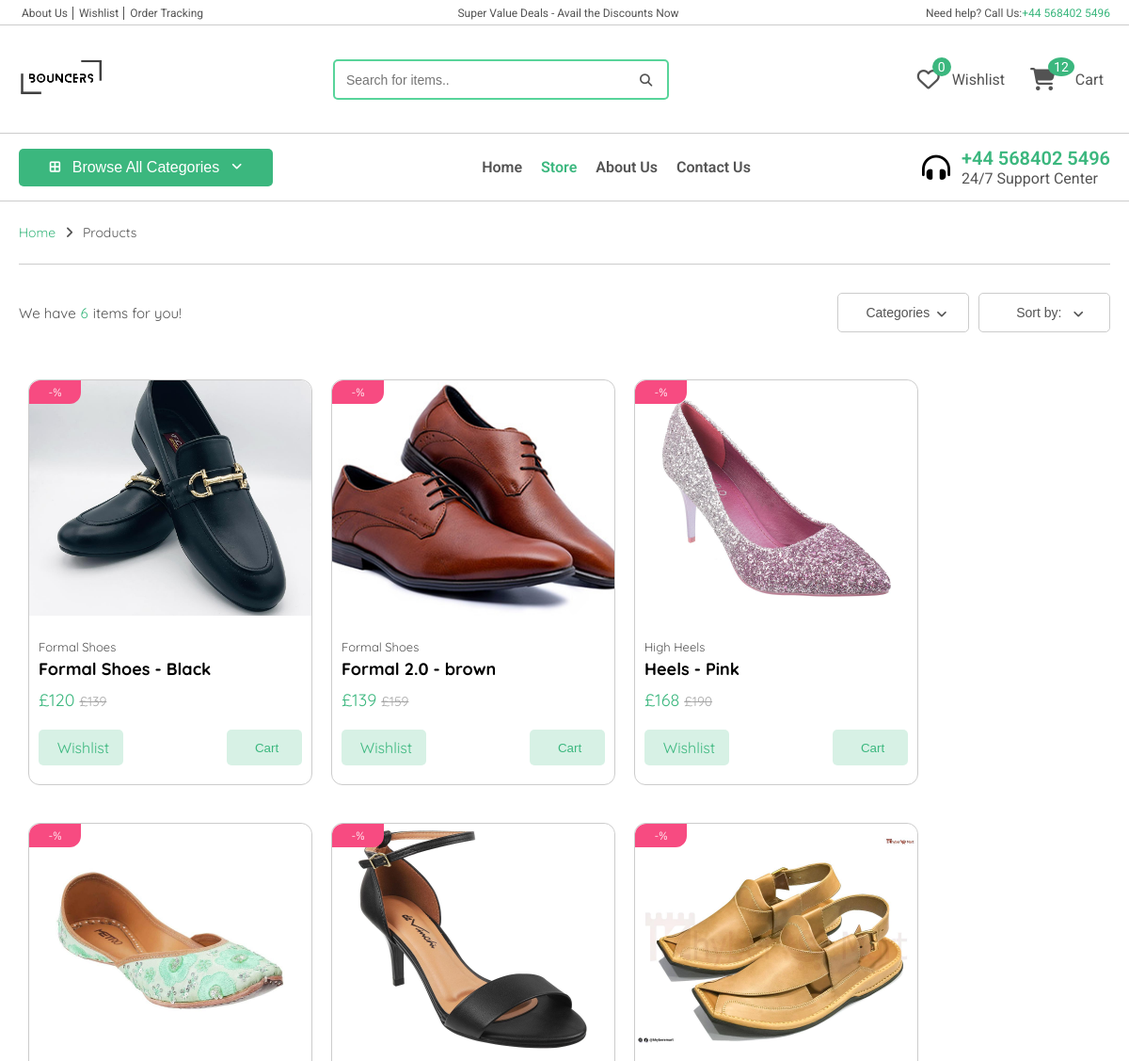
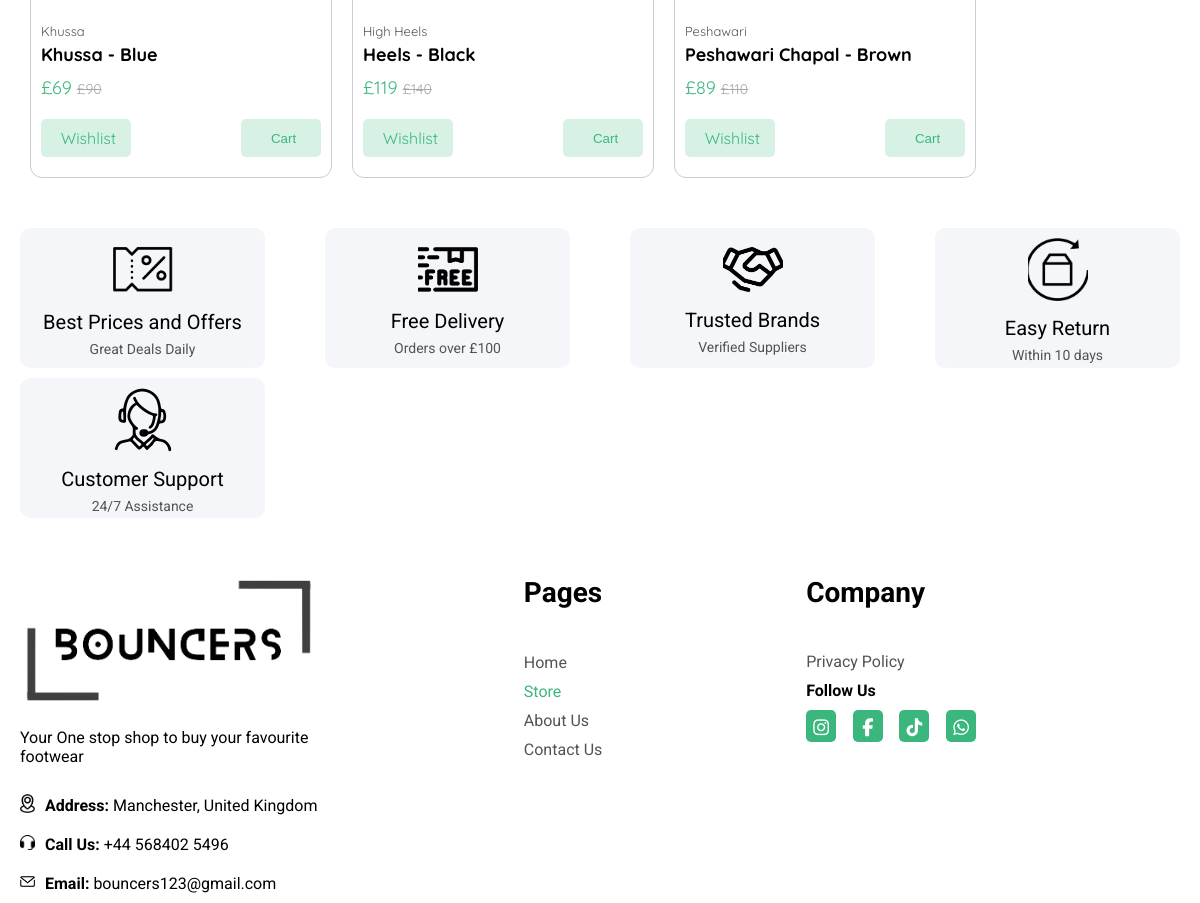
The page /store/ (signed in) on the database its author committed (2 pictures, top to bottom).
### store/models.py (models this page shows, shortened)
class Product(models.Model):
    name = models.CharField(max_length=200, null=True)
    price = models.IntegerField(null=True)
    oldprice = models.IntegerField(null=True)
    color = models.CharField(max_length=50, null=True)
    picture = models.ImageField(upload_to='product_images/', null=True, blank=True)
    digital = models.BooleanField(default=False, null=True, blank=False)
    GENDER = (
        ('Men','Men'),
        ('Women', 'Women')
    )
    gender = models.CharField(max_length=10, null=True, choices=GENDER)
    CATEGORY = (
        ('Formal Shoes', 'Formal Shoes'),
        ('Peshawari', 'Peshawari'),
        ('Loafers', 'Loafers'),
        ('Khussa', 'Khussa'),
        ('High Heels', 'High Heels'),
    )
    category = models.CharField(max_length=200, null=True, choices=CATEGORY)
    AVAILABILITY = (
        ('In Stock', 'In Stock'),
        ('Out of Stock', 'Out of Stock')
    )
    availability = models.CharField(max_length=200, null=True, choices=AVAILABILITY)
    date_created = models.DateTimeField(auto_now_add=True, null=True)
    @property
    def imageURL(self):
        try:
            url = self.picture.url
        except:
            url = ''
        return url

### store/views.py (the view)
# urls.py: path('', include('store.urls'))
def store(request):
    data = cartData(request)
    cartItems = data['cartItems']
    order = data['order']
    items = data['items']
    products = Product.objects.all()
    product = Product.objects.all()
    totalproducts = product.count()
    category_filter = request.GET.get('category', None)
    if category_filter == 'all_cats':
        pass
    elif category_filter == 'loafers':
        product = product.filter(category='Loafers')
    elif category_filter == 'peshawari':
        product = product.filter(category='Peshawari')
    elif category_filter == 'formal':
        product = product.filter(category='Formal Shoes')
    elif category_filter == 'khussa':
        product = product.filter(category='Khussa')
    elif category_filter == 'heels':
        product = product.filter(category='High Heels')
    context = {'products':products, 'cartItems':cartItems,'product':product, 'totalproducts':totalproducts,}
    return render(request, 'store/store.html', context)

### store/models.py (called while the page is built)
    @property
    def get_cart_items(self):
        orderitems = self.orderitem_set.all()
        total = sum([item.quantity for item in orderitems])
        return total

### store/utils.py (called while the page is built)
def cartData(request):
    if request.user.is_authenticated:
        customer = request.user.customer
        order, created = Order.objects.get_or_create(customer=customer, complete=False)
        items = order.orderitem_set.all()
        cartItems = order.get_cart_items
    else:
        cookieData = cookieCart(request)
        cartItems = cookieData['cartItems']
        order = cookieData['order']
        items = cookieData['items']
    return {'cartItems':cartItems, 'order':order, 'items':items}

### store/templates/store/store.html (shortened to what this page needs)
{% extends "store/main.html" %}
{% load static %}
{% block content %}
<link rel="stylesheet" href="{% static '/css/products.css' %}">
<link rel="stylesheet" href="{% static '/css/colors.css' %}">
<link rel="stylesheet" href="https://cdnjs.cloudflare.com/ajax/libs/font-awesome/6.5.1/css/all.min.css" />
<link rel='stylesheet' href='https://cdn-uicons.flaticon.com/2.1.0/uicons-regular-straight/css/uicons-regular-straight.css'>
<link rel='stylesheet' href='https://cdn-uicons.flaticon.com/2.1.0/uicons-regular-straight/css/uicons-regular-straight.css'>
<div class="productcontainer">
    <div class="pagetop">
        <a href='/' class="pageinfolight">
            Home
        </a>
        <i class="pageinfoicon fa-solid fa-angle-right"></i>
        <p class="pageinfoaddress">
            Products
        </p>
    </div>
    <div class="productcontmain">
        <div class="productmain-top">
            <div class="productmaintop-total">
                We have <p class='green'>{{totalproducts}} </p> items for you!
            </div>
            <div class="productmaintop-drop">
                <div class="productmaindrop-down">
                    <button class="dropbtn-pro">
                        <p>Categories</p>
                        <i class="pro fa-solid fa-angle-down"></i>
                    </button>
                </div>
                <div class="productmaindrop-down">
                    <div class="productmaindrop-down">
                        <button class="dropbtn-pro">
                            <p class='sorting'>Sort by:</p>
                            <i class="pro fa-solid fa-angle-down"></i>
                        </button>
                    </div>
                </div>
            </div>
        </div>
        <div class="productimp-main">
            <div class="productimpmain-top" id='product-items'>
                {% for product in products %}
                <div class="productbox">
                    <div class="productbox-top">
                        <div class="productboxtop-image">
                            <a href="#"><img class='product-img' src="{{product.imageURL}}" alt=""></a>
                        </div>
                        <div class="productboxtop-off">
                            -{{product.percentoff|floatformat:0 }}%
                        </div>
                    </div>
                    <div class="productbox-bot">
                        <div class="productboxbot-text">
                            <div class="productboxtext-category">
                                {{product.category}}
                            </div>
                            <div class="productboxtext-name">
                                <a href="#" class="productboxname-link">
                                    {{product.name}} - {{product.color}}
                                </a>
                            </div>
                            <div class="productboxtext-price">
                                <div class="productboxprice-new">
                                    £{{product.price}}
                                </div>
                                <div class="productboxprice-old">
                                    £{{product.oldprice}}
                                </div>
                            </div>
                        </div>
                        <div class="productboxbot-buttons">
                            <a href='#' class='productbox-btn' >
                                <p class="productboxbtn-text">Wishlist</p>
                            </a>
                            <button data-product={{product.id}} data-action='add' class='productbox-btn update-cart' >
                                <p class="productboxbtn-text">Cart</p>
                            </button>
                        </div>
                    </div>
                </div>
                {% endfor %}
            </div>
        </div>
    </div>
</div>
{% endblock content %}

### static/css/navbar.css (style rules this page uses)
body { margin: 0; padding: 0; }

### static/css/colors.css (style rules this page uses)
:root { --color-font:rgb(83, 83, 83); --color-line:rgb(204, 204, 204); --color-primary:#3bb77e; }

### static/css/products.css (style rules this page uses)
.productcontainer { display: flex; flex-direction: column; justify-content: center; font-family: "Quicksand", sans-serif; padding: 0px 20px; }
.pagetop { display: flex; align-items: center; font-size: 14px; padding: 10px 0px; border-bottom: 1px solid var(--color-line); margin-bottom: 20px; }
.pagetop .pageinfolight, .pageinfoicon { margin-right: 10px; }
.pagetop .pageinfolight { color: var(--color-primary); text-decoration: none; transition: 0.4s; }
.pagetop i, .pageinfoaddress { color: var(--color-font); }
.productcontmain { display: flex; flex-direction: column; justify-content: center; align-items: center; width: 100%; }
.productcontmain .productmain-top { display: flex; width: 100%; justify-content: space-between; margin: 10px 0px; }
.productmain-top .productmaintop-total { width: 300px; display: flex; align-items: center; color: var(--color-font); font-size: 15px; }
.productmaintop-total .green { color: var(--color-primary); margin: 0px 5px; }
.productmain-top .productmaintop-drop { display: flex; flex-wrap: wrap; justify-content: space-between; width: 290px; }
.dropbtn-pro { background-color: #fff; color: var(--color-font); padding: 20px; font-size: 14px; border: 1px solid var(--color-line); cursor: pointer; width: 140px; display: flex; align-items: center; justify-content: space-evenly; height: 20px; border-radius: 5px; }
.dropbtn-pro i { padding-top: 4px; font-size: 14px; margin-left: 5px; }
.dropbtn-pro .pro { font-size: 13px; }
.productmaindrop-down { position: relative; display: inline-block; }
.productcontmain .productimp-main { display: flex; flex-direction: column; width: 100%; margin-top: 20px; }
.productimp-main .productimpmain-top { display: flex; flex-wrap: wrap; margin-bottom: 20px; }
.productimpmain-top .productbox { display: flex; flex-direction: column; border: 1px solid var(--color-line); border-radius: 12px; margin: 20px 10px; }
.productbox-top { width: 300px; }
.productbox-top .productboxtop-image { height: 250px; overflow: hidden; border-radius: 12px 12px 0px 0px; }
.productboxtop-image img { width: 100%; height: 100%; object-fit: cover; border-radius: 12px 12px 0px 0px; transition: 0.4s; z-index: 0; }
.productbox .productbox-top .productboxtop-off { position: relative; bottom: 250px; z-index: 10; background-color: #f74b81; width: 45px; display: flex; align-items: center; justify-content: center; font-size: 12px; padding: 5px; color: #fff; border-radius: 12px 0 12px 0; }
.productbox-bot { display: flex; flex-direction: column; padding: 0px 10px 20px 10px; }
.productbox-bot .productboxbot-text { display: flex; flex-direction: column; margin-bottom: 20px; }
.productboxbot-text .productboxtext-category { color: var(--color-font); font-size: 13px; }
.productboxtext-name .productboxname-link { text-decoration: none; color: black; font-weight: bold; display: block; margin: 4px 0px 10px 0px; transition: 0.4s; display: flex; flex-wrap: wrap; font-size: 18px; }
.productboxtext-price { display: flex; align-items: center; }
.productboxprice-new { color: var(--color-primary); font-size: 18px; margin-right: 5px; }
.productboxprice-old { color: #a7a7a7; font-size: 14px; padding-top: 2px; text-decoration: line-through; }
.productboxbot-buttons { display: flex; justify-content: space-between; flex-wrap: wrap; }
.productbox-btn { text-decoration: none; display: flex; align-items: center; justify-content: center; color: var(--color-primary); width: 80px; background-color: rgba(59, 183, 126,0.2); padding: 0px 5px; height: 38px; border-radius: 5px; transition: 0.4s; border: none; cursor: pointer; }

### rows shown on the page
Product: imageURL (picture), category "Formal Shoes", name "Formal Shoes", color "Black", price "120", oldprice "139"
Product: imageURL (picture), category "Formal Shoes", name "Formal 2.0", color "brown", price "139", oldprice "159"
Product: imageURL (picture), category "High Heels", name "Heels", color "Pink", price "168", oldprice "190"
Product: imageURL (picture), category "Khussa", name "Khussa", color "Blue", price "69", oldprice "90"
Product: imageURL (picture), category "High Heels", name "Heels", color "Black", price "119", oldprice "140"
Product: imageURL (picture), category "Peshawari", name "Peshawari Chapal", color "Brown", price "89", oldprice "110"

### other values the page prints
{{ cartItems }} "12"
{{ totalproducts }} "6"
